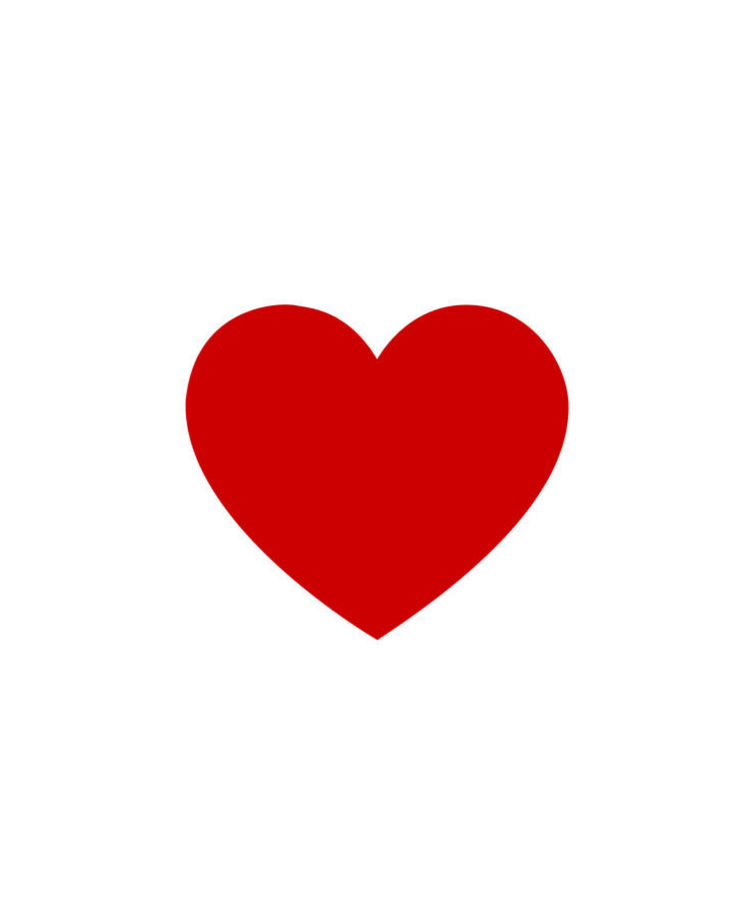
#> input picture mesh_making/heart.png, 756 x 907 px, found by its file name
$ python mesh_set_triangle.py
#> lines starting #> are read from the running program, lines starting #| are printed output that depends on the picture; after the words box and inside, x2 and y2 are one past the last pixel; in counts of white or black regions, pixels touching at a corner belong together
import cv2
import numpy as np
from matplotlib import pyplot as plt
from scipy.spatial import Delaunay

def get_balanced_mesh_transformed(image_path, internal_density=20, edge_sample_rate=0.01,
                                  margin=20, target_w=300, target_h=300):
    """
    internal_density: 내부 점 간격 (삼각형 크기 조절)
    edge_sample_rate: 윤곽선 점 밀도
    target_w, target_h: 변환할 좌표계의 최대 범위 (우상단 좌표)
    """
#> called with image_path = 'mesh_making/heart.png', internal_density = 70, edge_sample_rate = 0.008, margin = 15, target_w = 300, target_h = 300
    img = cv2.imread(image_path)
#> img is the input picture: shape (907, 756, 3); mean B, G, R 221.5, 221.4, 248.3
    if img is None: return [], [], [], []
    h_img, w_img = img.shape[:2]
#> h_img = 907; w_img = 756

    gray = cv2.cvtColor(img, cv2.COLOR_BGR2GRAY)
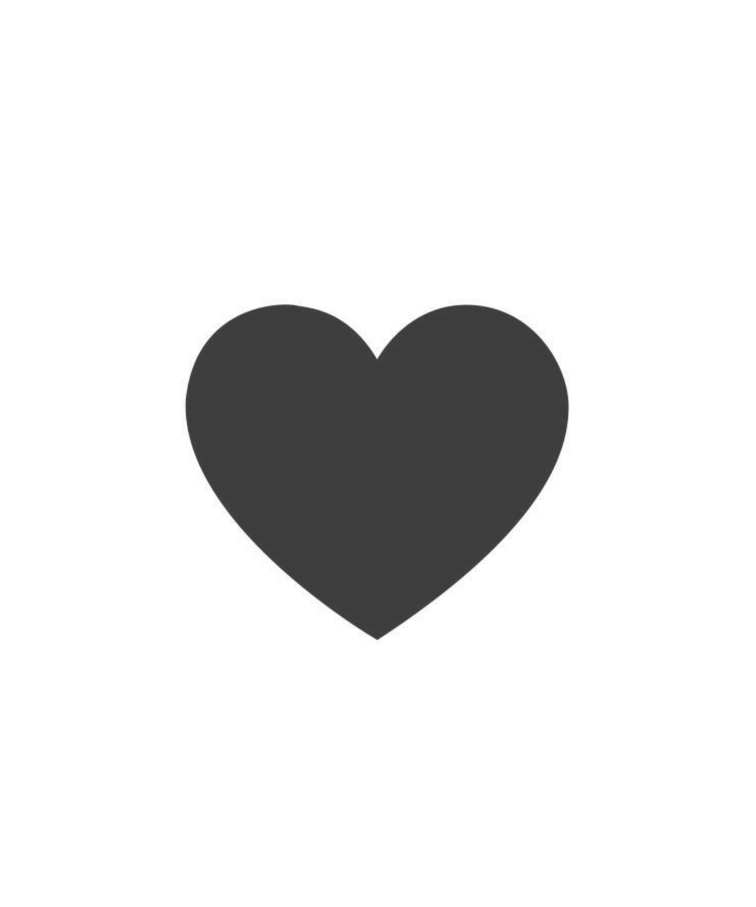
#> gray: shape (907, 756); min 53, max 255, mean 229.4
    blur = cv2.GaussianBlur(gray, (5, 5), 0)
    edges = cv2.Canny(blur, 50, 150)
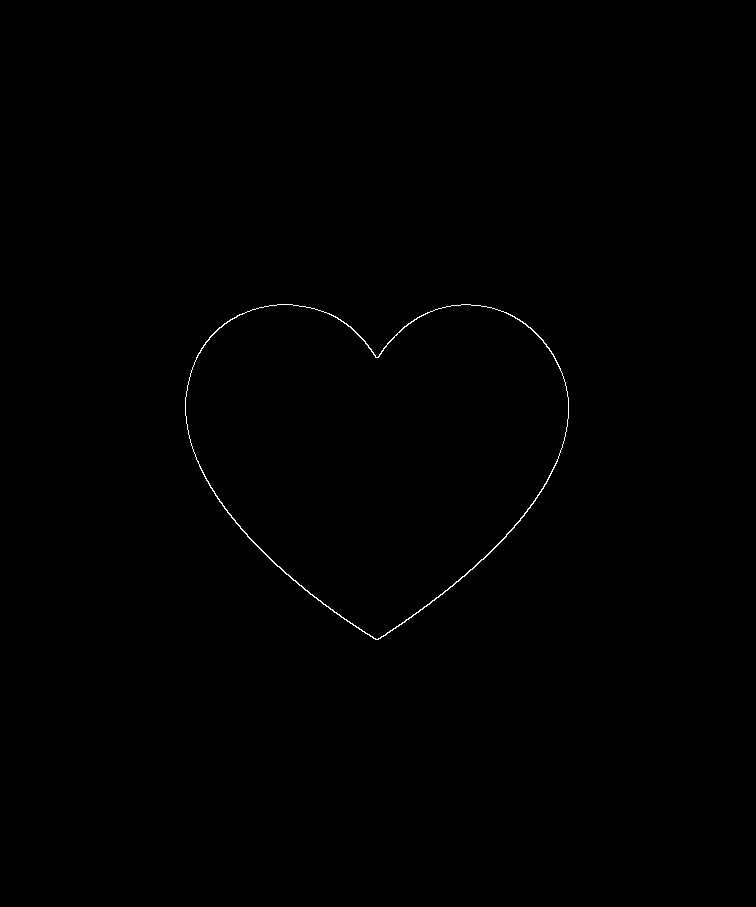
#> edges: shape (907, 756); 0.21% white in thin lines or dots, all inside (x1, y1, x2, y2) = (185, 304, 569, 640)

    # 1. 윤곽선 점 추출 조절
    contours, _ = cv2.findContours(edges, cv2.RETR_EXTERNAL, cv2.CHAIN_APPROX_SIMPLE)
#> contours = 1 contour; box (x1, y1, x2, y2) and area: (185, 304, 569, 640) 90560
    mask = np.zeros_like(gray)
    cv2.drawContours(mask, contours, -1, 255, -1)
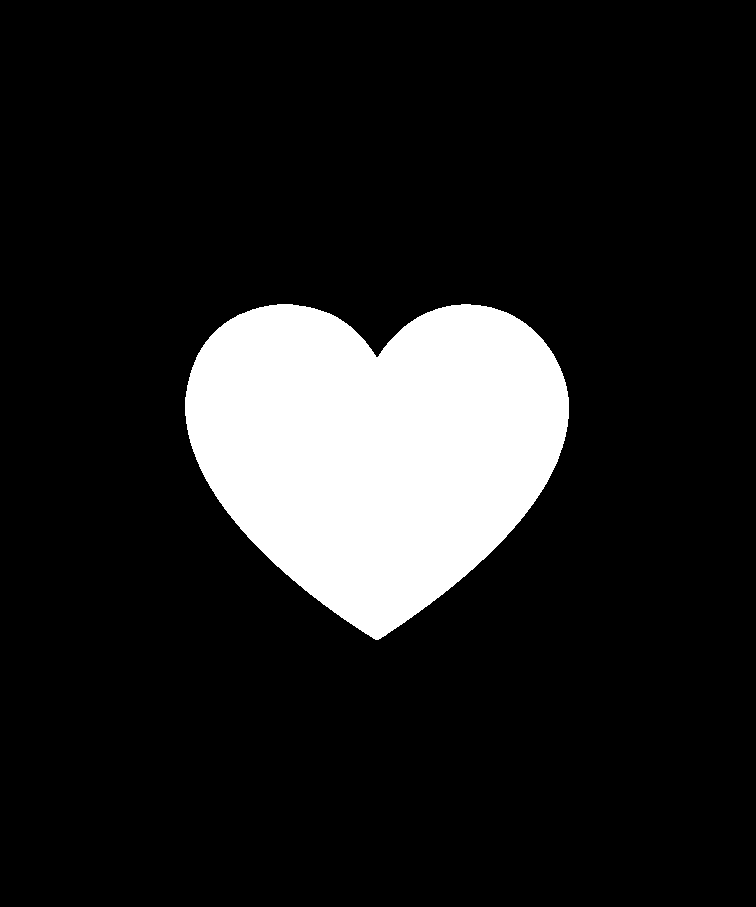
#> mask: shape (907, 756); 13.3% white; 1 white region, box (x1, y1, x2, y2) and area: (185, 304, 569, 640) 91060

    edge_points = []
    for cnt in contours:
        approx = cv2.approxPolyDP(cnt, edge_sample_rate * cv2.arcLength(cnt, True), True)
        for pt in approx:
            edge_points.append(pt[0])
#> this loop made 1 pass
#> after the loop, edge_points = [[239, 314], [190, 373], [196, 459], [277, 566], [378, 639], [533, 503], [565, 436], [560, 368], [530, 327], [486, 306], [427, 312], [377, 357], [314, 308]]
    edge_points = np.array(edge_points)
#> edge_points = 13 rows, first 8: [239, 314], [190, 373], [196, 459], [277, 566], [378, 639], [533, 503], [565, 436], [560, 368]

    # 2. 내부 점 간격 조절 (고정 밀도 방식)
    dist_transform = cv2.distanceTransform(mask, cv2.DIST_L2, 5)
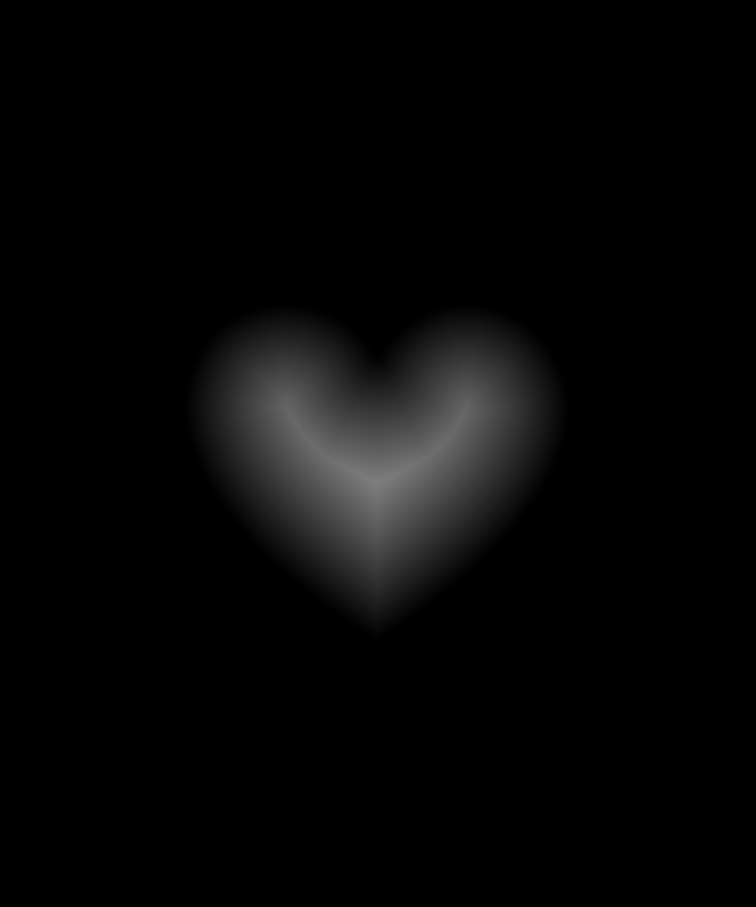
#> dist_transform: shape (907, 756) float32; min 0, max 127, mean 6.4
    internal_points = []
    for y in range(0, h_img, internal_density):
        for x in range(0, w_img, internal_density):
            if dist_transform[y, x] > margin:
                internal_points.append([x, y])
    internal_points = np.array(internal_points)

    # 3. 점 병합 및 들로네 분할
    all_points = np.vstack((edge_points, internal_points))
#> all_points = 28 pairs, first value 190 to 565, second value 306 to 639
    tri = Delaunay(all_points)

    # 4. 내부 삼각형 및 픽셀 중심점 계산
    internal_simplices = []
    centroids_px = []

    for simplex in tri.simplices:
        nodes = all_points[simplex]
        centroid = np.mean(nodes, axis=0)

        if 0 <= int(centroid[1]) < h_img and 0 <= int(centroid[0]) < w_img:
            if mask[int(centroid[1]), int(centroid[0])] == 255:
                internal_simplices.append(simplex)
                centroids_px.append(centroid)
#> this loop made 43 passes
#> (simplex, nodes, centroid) on passes 1 to 10: ([3, 26, 4], [[277, 566], [350, 560], [378, 639]], [335, 588.3]), ([13, 0, 12], [[280, 350], [239, 314], [314, 308]], [277.7, 324]), ([0, 13, 1], [[239, 314], [280, 350], [190, 373]], [236.3, 345.7]), ([27, 5, 4], [[420, 560], [533, 503], [378, 639]], [443.7, 567.3]), ([26, 27, 4], [[350, 560], [420, 560], [378, 639]], [382.7, 586.3]), ([14, 13, 12], [[350, 350], [280, 350], [314, 308]], [314.7, 336]), ([10, 14, 12], [[427, 312], [350, 350], [314, 308]], [363.7, 323.3]), ([21, 7, 6], [[490, 420], [560, 368], [565, 436]], [538.3, 408]), ([17, 2, 1], [[210, 420], [196, 459], [190, 373]], [198.7, 417.3]), ([2, 17, 18], [[196, 459], [210, 420], [280, 420]], [228.7, 433])
#> after the loop, centroids_px = 40 pairs, first value 198.7 to 538.3, second value 322.7 to 588.3; internal_simplices = 40 items, first 6: [3, 26, 4], [13, 0, 12], [0, 13, 1], [27, 5, 4], [26, 27, 4], [14, 13, 12]

    centroids_px = np.array(centroids_px)

    # 5. [핵심] 좌하단 (0,0) 기준 및 300x300 스케일 변환
    transformed_centroids = []
    for pt in centroids_px:
        # X 변환: (현재X / 이미지폭) * target_w
        new_x = (pt[0] / w_img) * target_w
        # Y 변환: (1 - (현재Y / 이미지높이)) * target_h (상하 반전)
        new_y = (1 - (pt[1] / h_img)) * target_h
        transformed_centroids.append([round(new_x, 2), round(new_y, 2)])
#> this loop made 40 passes
#> (pt, new_x, new_y) on passes 1 to 12: ([335, 588.3], 132.9, 105.4), ([277.7, 324], 110.2, 192.8), ([236.3, 345.7], 93.78, 185.7), ([443.7, 567.3], 176.1, 112.3), ([382.7, 586.3], 151.9, 106.1), ([314.7, 336], 124.9, 188.9), ([538.3, 408], 213.6, 165), ([198.7, 417.3], 78.84, 162), ([228.7, 433], 90.74, 156.8), ([256.7, 396.7], 101.9, 168.8), ([226.7, 381], 89.95, 174), ([443.3, 513.3], 175.9, 130.2)
#> after the loop, transformed_centroids = 40 pairs, first value 78.84 to 213.6, second value 105.4 to 193.3

    # 6. 시각화 (기존 시각화 기능 유지)
    plt.figure(figsize=(10, 10))
    plt.imshow(cv2.cvtColor(img, cv2.COLOR_BGR2RGB))
    plt.triplot(all_points[:, 0], all_points[:, 1], internal_simplices, color='cyan', lw=1, alpha=0.6)

    if len(centroids_px) > 0:
        plt.scatter(centroids_px[:, 0], centroids_px[:, 1], c='yellow', s=15, edgecolors='black', label='Centroids')

    plt.title(f"Density: {internal_density} | Target Scale: {target_w}x{target_h}\nTriangles: {len(centroids_px)}")
    plt.legend()
    plt.axis('off')
    plt.show()
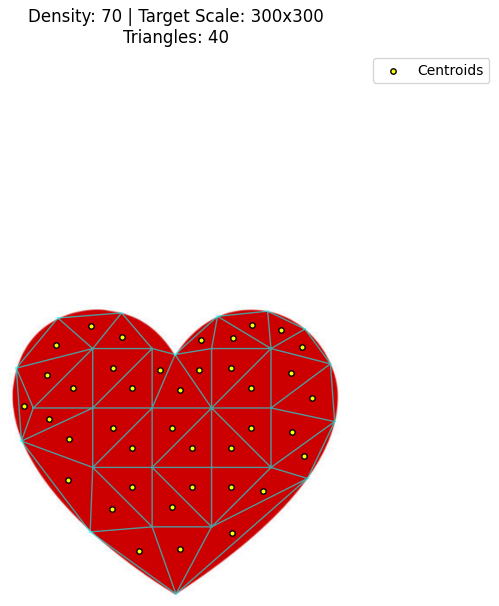
#> figure drawn by matplotlib, 1 panel

    # 원본 점, 메쉬 인덱스, 픽셀 중심점, 변환된 좌표 순으로 반환
    return all_points.tolist(), internal_simplices, centroids_px.tolist(), transformed_centroids

# --- 실행 및 파라미터 조정 ---
image_path = 'mesh_making/heart.png'

# 원하는 삼각형 크기와 좌표 범위를 설정하세요.
points, mesh, raw_centroids, final_coords = get_balanced_mesh_transformed(
    image_path,
    internal_density=70,    # 숫자를 키우면 삼각형이 커집니다.
    edge_sample_rate=0.008, # 윤곽선 점 밀도
    margin=15,              # 테두리 여유
    target_w=300,           # 변환 좌표 X 범위
    target_h=300            # 변환 좌표 Y 범위
)
#> points has the same summary as all_points in get_balanced_mesh_transformed; mesh has the same summary as internal_simplices in get_balanced_mesh_transformed; raw_centroids has the same summary as centroids_px in get_balanced_mesh_transformed; final_coords has the same summary as transformed_centroids in get_balanced_mesh_transformed

print(f"총 추출된 중심점 개수: {len(final_coords)}")
#| 총 추출된 중심점 개수: 40
print("--- 변환된 좌표 (좌하단 0,0 기준, Max 300,300) ---")
for i, pt in enumerate(final_coords):
    print(f"Point {i+1}: {pt}")
#> this loop made 40 passes
#> pt on passes 1 to 12: [132.9, 105.4], [110.2, 192.8], [93.78, 185.7], [176.1, 112.3], [151.8, 106.1], [124.9, 188.9], [213.6, 165.1], [78.84, 162], [90.74, 156.8], [101.8, 168.8], [89.95, 174], [175.9, 130.2]
#| Point 1: [132.94, 105.4]
#| Point 2: [110.19, 192.83]
#| Point 3: [93.78, 185.67]
#| Point 4: [176.06, 112.35]
#| Point 5: [151.85, 106.06]
#| Point 6: [124.87, 188.86]
#| Point 7: [213.62, 165.05]
#| Point 8: [78.84, 161.96]
#> (further printed lines are left out)
